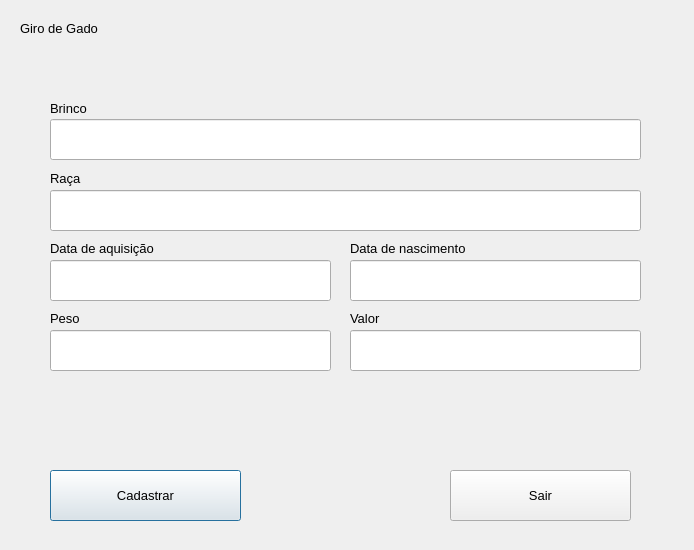
<?xml version="1.0" encoding="UTF-8"?>
<ui version="4.0">
 <class>CattleBuyScreen</class>
 <widget class="QDialog" name="CattleBuyScreen">
  <property name="geometry">
   <rect>
    <x>0</x>
    <y>0</y>
    <width>694</width>
    <height>550</height>
   </rect>
  </property>
  <property name="windowTitle">
   <string>Tela de Compra de Gado</string>
  </property>
  <widget class="QLabel" name="label">
   <property name="geometry">
    <rect>
     <x>50</x>
     <y>100</y>
     <width>61</width>
     <height>16</height>
    </rect>
   </property>
   <property name="font">
    <font>
     <pointsize>10</pointsize>
    </font>
   </property>
   <property name="text">
    <string>Brinco</string>
   </property>
  </widget>
  <widget class="QLabel" name="label_2">
   <property name="geometry">
    <rect>
     <x>50</x>
     <y>170</y>
     <width>61</width>
     <height>16</height>
    </rect>
   </property>
   <property name="font">
    <font>
     <pointsize>10</pointsize>
    </font>
   </property>
   <property name="text">
    <string>Raça</string>
   </property>
  </widget>
  <widget class="QLabel" name="label_3">
   <property name="geometry">
    <rect>
     <x>50</x>
     <y>240</y>
     <width>111</width>
     <height>16</height>
    </rect>
   </property>
   <property name="font">
    <font>
     <pointsize>10</pointsize>
    </font>
   </property>
   <property name="text">
    <string>Data de aquisição</string>
   </property>
  </widget>
  <widget class="QLabel" name="label_4">
   <property name="geometry">
    <rect>
     <x>350</x>
     <y>240</y>
     <width>121</width>
     <height>16</height>
    </rect>
   </property>
   <property name="font">
    <font>
     <pointsize>10</pointsize>
    </font>
   </property>
   <property name="text">
    <string>Data de nascimento</string>
   </property>
  </widget>
  <widget class="QLabel" name="label_5">
   <property name="geometry">
    <rect>
     <x>50</x>
     <y>310</y>
     <width>61</width>
     <height>16</height>
    </rect>
   </property>
   <property name="font">
    <font>
     <pointsize>10</pointsize>
    </font>
   </property>
   <property name="text">
    <string>Peso</string>
   </property>
  </widget>
  <widget class="QLabel" name="label_6">
   <property name="geometry">
    <rect>
     <x>350</x>
     <y>310</y>
     <width>61</width>
     <height>16</height>
    </rect>
   </property>
   <property name="font">
    <font>
     <pointsize>10</pointsize>
    </font>
   </property>
   <property name="text">
    <string>Valor</string>
   </property>
  </widget>
  <widget class="QLabel" name="label_7">
   <property name="geometry">
    <rect>
     <x>20</x>
     <y>20</y>
     <width>81</width>
     <height>16</height>
    </rect>
   </property>
   <property name="font">
    <font>
     <pointsize>10</pointsize>
    </font>
   </property>
   <property name="text">
    <string>Giro de Gado</string>
   </property>
  </widget>
  <widget class="QPushButton" name="pushButton">
   <property name="geometry">
    <rect>
     <x>50</x>
     <y>470</y>
     <width>191</width>
     <height>51</height>
    </rect>
   </property>
   <property name="font">
    <font>
     <pointsize>10</pointsize>
    </font>
   </property>
   <property name="text">
    <string>Cadastrar</string>
   </property>
  </widget>
  <widget class="QPushButton" name="pushButton_2">
   <property name="geometry">
    <rect>
     <x>450</x>
     <y>470</y>
     <width>181</width>
     <height>51</height>
    </rect>
   </property>
   <property name="font">
    <font>
     <pointsize>10</pointsize>
    </font>
   </property>
   <property name="text">
    <string>Sair</string>
   </property>
  </widget>
  <widget class="QLineEdit" name="lineEdit">
   <property name="geometry">
    <rect>
     <x>50</x>
     <y>119</y>
     <width>591</width>
     <height>41</height>
    </rect>
   </property>
   <property name="font">
    <font>
     <pointsize>10</pointsize>
    </font>
   </property>
  </widget>
  <widget class="QLineEdit" name="lineEdit_2">
   <property name="geometry">
    <rect>
     <x>50</x>
     <y>190</y>
     <width>591</width>
     <height>41</height>
    </rect>
   </property>
   <property name="font">
    <font>
     <pointsize>10</pointsize>
    </font>
   </property>
  </widget>
  <widget class="QLineEdit" name="lineEdit_3">
   <property name="geometry">
    <rect>
     <x>50</x>
     <y>260</y>
     <width>281</width>
     <height>41</height>
    </rect>
   </property>
   <property name="font">
    <font>
     <pointsize>10</pointsize>
    </font>
   </property>
  </widget>
  <widget class="QLineEdit" name="lineEdit_4">
   <property name="geometry">
    <rect>
     <x>350</x>
     <y>260</y>
     <width>291</width>
     <height>41</height>
    </rect>
   </property>
   <property name="font">
    <font>
     <pointsize>10</pointsize>
    </font>
   </property>
  </widget>
  <widget class="QLineEdit" name="lineEdit_5">
   <property name="geometry">
    <rect>
     <x>50</x>
     <y>330</y>
     <width>281</width>
     <height>41</height>
    </rect>
   </property>
   <property name="font">
    <font>
     <pointsize>10</pointsize>
    </font>
   </property>
  </widget>
  <widget class="QLineEdit" name="lineEdit_6">
   <property name="geometry">
    <rect>
     <x>350</x>
     <y>330</y>
     <width>291</width>
     <height>41</height>
    </rect>
   </property>
   <property name="font">
    <font>
     <pointsize>10</pointsize>
    </font>
   </property>
  </widget>
 </widget>
 <resources/>
 <connections/>
</ui>
